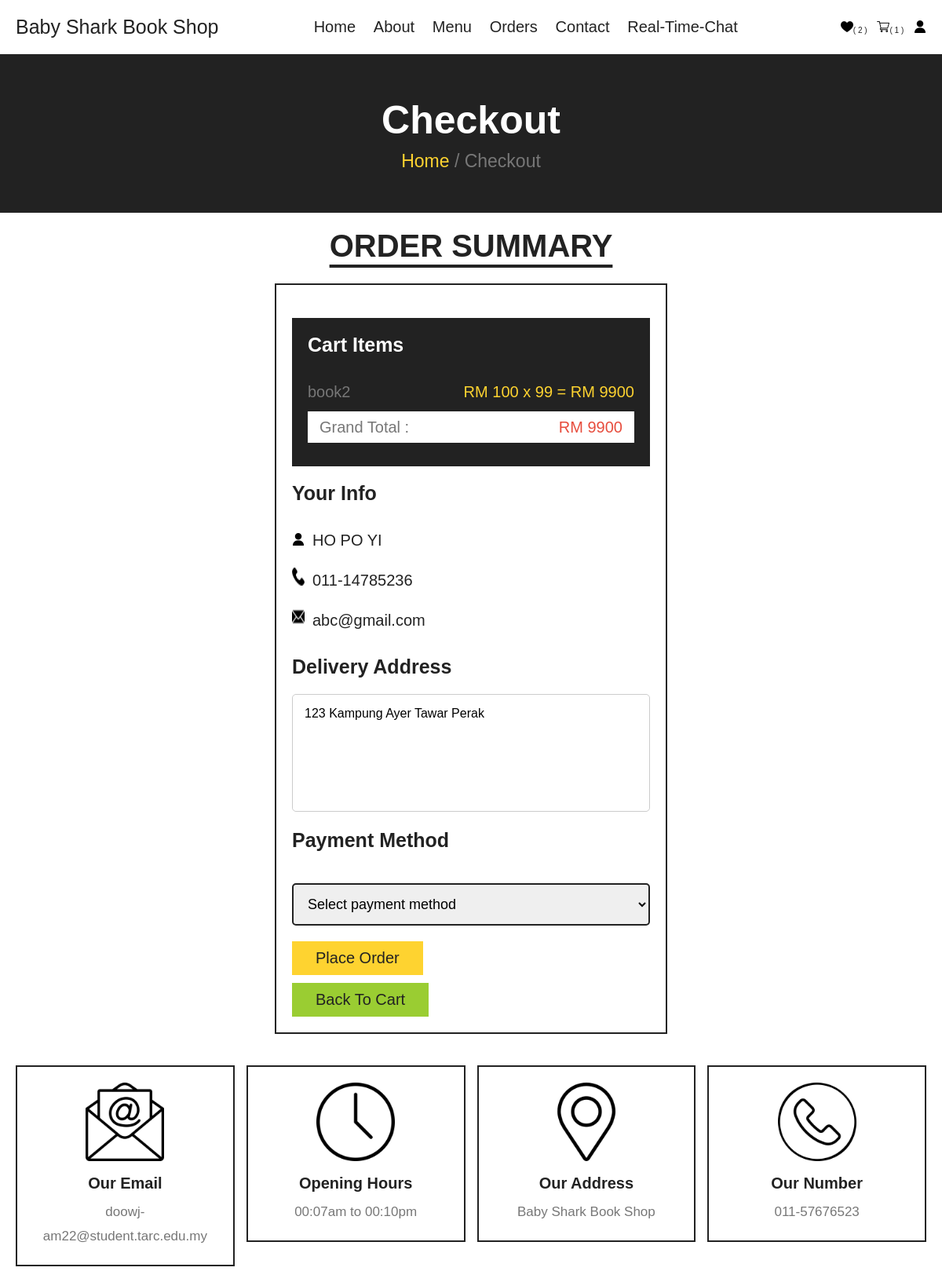
/checkout.php (signed in), run on the app's committed database.
### tables this page shows
CREATE TABLE `cart` (
  `id` int(11) NOT NULL,
  `member_id` int(11) NOT NULL,
  `product_id` int(11) NOT NULL,
  `quantity` int(11) NOT NULL
);

CREATE TABLE `product` (
  `id` int(11) NOT NULL,
  `name` varchar(100) NOT NULL,
  `author` varchar(100) NOT NULL,
  `price` double NOT NULL,
  `description` varchar(255) NOT NULL,
  `image` varchar(255) NOT NULL,
  `stock` int(11) NOT NULL,
  `category_id` int(11) NOT NULL
);

CREATE TABLE `user` (
  `id` int(11) NOT NULL,
  `image` varchar(100) NOT NULL,
  `name` varchar(100) NOT NULL,
  `gender` char(1) NOT NULL,
  `dob` date NOT NULL,
  `email` varchar(100) NOT NULL,
  `telephone` varchar(100) NOT NULL,
  `address` varchar(100) NOT NULL,
  `password` varchar(100) NOT NULL,
  `status` varchar(100) NOT NULL,
  `role` varchar(100) NOT NULL,
  `login_attempts` int(11) DEFAULT 0,
  `last_attempt` timestamp NULL DEFAULT NULL,
  `block_until` timestamp NULL DEFAULT NULL
);

### checkout.php (the view, shortened to what this page needs)
<?php
include 'components/_base.php';
$user = $_db->prepare("SELECT * FROM user WHERE id = ?");
$user->execute([$_user->id]);
$fetch_profile = $user->fetch(PDO::FETCH_ASSOC);
$method = '';
?>
<!DOCTYPE html>
<html lang="en">
<head>
   <link rel="stylesheet" href="css/style.css">
</head>
<body>
<?php include 'components/user_header.php'; ?>
<div class="heading">
   <h3>Checkout</h3>
   <p><a href="index.php">Home</a> <span> / Checkout</span></p>
</div>
<section class="checkout">
   <h1 class="title">Order Summary</h1>
   <form action="" method="post">
   <br>
   <br>
      <div class="cart-items">
         <h3>Cart Items</h3>
         <?php
            $grand_total = 0;
            $select_cart = $_db->prepare("SELECT c.id, c.quantity, p.id AS product_id, p.name, p.image, p.price FROM `cart` c INNER JOIN product p ON c.product_id = p.id WHERE member_id = ?");
            $select_cart->execute([$_user->id]);
            $cart_items = $select_cart->fetchAll(PDO::FETCH_ASSOC);
            if (count($cart_items) > 0) {
               foreach ($cart_items as $fetch_cart) {
                  $sub_total = $fetch_cart['price'] * $fetch_cart['quantity'];
                  $grand_total += $sub_total;
                  echo "<p><span class='name'>{$fetch_cart['name']}</span><span class='price'>RM {$fetch_cart['price']} x {$fetch_cart['quantity']} = RM {$sub_total}</span></p>";
               }
            } else {
               echo '<p class="empty">Your cart is empty</p>';
            }
         ?>
         <p class="grand-total"><span class="name">Grand Total :</span><span class="price">RM <?= $grand_total; ?></span></p>
      </div>
      <div class="user-info">
         <h3>Your Info</h3>
         <p><i class="fas fa-user"><img src="img/user.png"></i><span><?= encode($_user->name); ?></span></p>
         <p><i class="fas fa-phone"><img src="img/phone.png" style="height:23.2px;width:16px;"></i><span><?= encode($_user->telephone); ?></span></p>
         <p><i class="fas fa-envelope"><img src="img/email.png" style="height:23.2px;width:16px;"></i><span><?= encode($_user->email); ?></span></p>
         <h3>Delivery Address</h3>
         <?= html_textarea2('address', '', $fetch_profile['address']); ?>
         <h3>Payment Method</h3>
         <select id="payment-method" name="method" class="box" required>
            <option value="" disabled <?= $method ? '' : 'selected'; ?>>Select payment method</option>
         </select>
         <input type="submit" value="Place Order" class="btn" name="submit"><br>
         <a style="background-color:yellowgreen;" href="cart.php" class="btn" >Back to Cart</a>
      </div>
   </form>
</section>
<?php include 'components/footer.php'; ?>
</body>
</html>

### components/_base.php (shortened to what this page needs)
<?php
function encode($value) {
    return htmlentities($value);
}
function html_textarea2($key, $attr = '', $value = null) {
    if ($value === null) {
        $value = encode($GLOBALS[$key] ?? '');
    } else {
        $value = encode($value);
    }
    echo "<textarea id='$key' name='$key' $attr >$value</textarea>";
}
$_user = $_SESSION['user'] ?? null;

### css/style.css (style rules this page uses)
:root { --yellow:#fed330; --red:#e74c3c; --white:#fff; --black:#222; --light-color:#777; --border:.2rem solid var(--black); }
* { font-family: Arial, Helvetica, sans-serif; margin:0; padding:0; box-sizing: border-box; outline: none; border: none; text-decoration: none; }
html { font-size: 62.5%; overflow-x: hidden; scroll-behavior: smooth; stop-opacity: 7rem; }
section { margin:0 auto; max-width: 1500px; padding:2rem; }
.title { text-align: center; margin-bottom: 2.5rem; font-size: 4rem; color:var(--black); text-transform: uppercase; text-decoration: underline; text-underline-offset: 1rem; }
.heading { display: flex; align-items: center; justify-content: center; gap:1rem; flex-flow: column; background-color: var(--black); min-height: 20rem; }
.heading h3 { font-size: 5rem; color:var(--white); text-transform: capitalize; }
.heading p { font-size: 2.3rem; color:var(--light-color); }
.heading p a { color:var(--yellow); }
.btn, .edit-btn, .delete-btn { margin-top: 1rem; display: inline-block; font-size: 2rem; padding:1rem 3rem; cursor: pointer; text-transform: capitalize; transition: .2s linear; }
.btn { background-color: var(--yellow); color:var(--black); }
.checkout form { max-width: 50rem; margin:0 auto; border:var(--border); padding:2rem; }
.checkout form h3 { font-size: 2.5rem; text-transform: capitalize; padding: 2rem 0; color:var(--black); }
.checkout form .cart-items { background-color: var(--black); padding:2rem; padding-top: 0; }
.checkout form .cart-items h3 { color:var(--white); }
.checkout form .cart-items p { display: flex; align-items: center; gap:1.5rem; justify-content: space-between; margin:1rem 0; line-height: 1.5; font-size: 2rem; }
.checkout form .cart-items p .name { color:var(--light-color); }
.checkout form .cart-items p .price { color:var(--yellow); }
.checkout form .cart-items .grand-total { background-color: var(--white); padding:.5rem 1.5rem; }
.checkout form .cart-items .grand-total .price { color:var(--red); }
.checkout form .user-info p { font-size: 2rem; line-height: 1.5; padding:1rem 0; }
.checkout form .user-info p i { color:var(--light-color); margin-right: 1rem; }
.checkout form .user-info p span { color:var(--black); }
.checkout form .user-info .box { width: 100%; border:var(--border); padding:1.4rem; margin-top: 2rem; margin-bottom: 1rem; font-size: 1.8rem; }
textarea[name="address"] { width: 100%; height: 150px; padding: 15px; font-size: 16px; border: 1px solid #ccc; border-radius: 5px; resize: none; outline: none; transition: border-color 0.3s; }
select.box { width: 100%; padding: 10px; font-size: 16px; border-radius: 5px; border: 1px solid #ccc; transition: border-color 0.3s; }

### data on the page
cart: product.name "book2", product.price "100", quantity "99", sub_total "9900"
user: name "HO PO YI", telephone "011-14785236", email "abc@gmail.com", address "123 Kampung Ayer Tawar Perak"

### other printed values
$total_favorites_items "2"
$total_cart_items "1"
$grand_total "9900"
